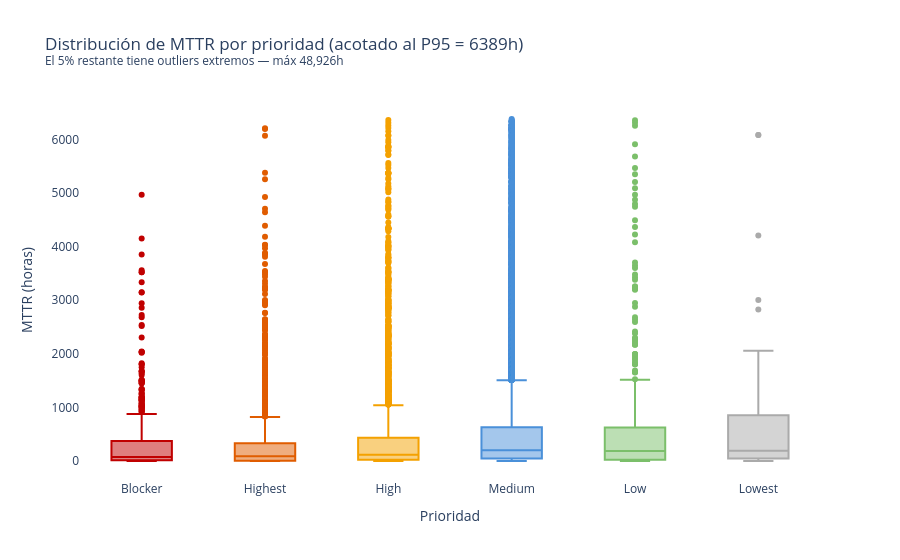

The cell this chart's notebook holds for it:
### Code cell
# Visualización 2: Boxplot interactivo — distribución completa de MTTR
# Acotado al P95 (6,389h) para que el rango sea visualmente útil
# Los outliers extremos distorsionan la escala sin agregar información analítica

p95 = df['mttr_horas'].quantile(0.95)
df_box = df[df['mttr_horas'].between(0, p95)].copy()

fig = px.box(
    df_box, x='issue_priority', y='mttr_horas',
    category_orders={'issue_priority': ORDEN},
    color='issue_priority', color_discrete_map=COLORES,
    title=f'Distribución de MTTR por prioridad (acotado al P95 = {p95:.0f}h)<br><sup>El 5% restante tiene outliers extremos — máx 48,926h</sup>',
    labels={'mttr_horas': 'MTTR (horas)', 'issue_priority': 'Prioridad'}
)
fig.update_layout(showlegend=False, plot_bgcolor='white')
fig.show()

### Figure 1 — Plotly figure (JSON) as saved in the notebook; plotly's stock layout.template omitted (floating-point values rounded to 4 significant figures; data arrays with more than 128 entries replaced by an {"elided": "..."} marker saying what was removed)
{"data": [{"alignmentgroup": "True", "hovertemplate": "Prioridad=%{x}<br>MTTR (horas)=%{y}<extra></extra>", "legendgroup": "Blocker", "marker": {"color": "#C00000"}, "name": "Blocker", "notched": false, "offsetgroup": "Blocker", "orientation": "v", "showlegend": true, "type": "box", "x": {"elided": "613 str values"}, "x0": " ", "xaxis": "x", "y": {"elided": "613 float values"}, "y0": " ", "yaxis": "y"}, {"alignmentgroup": "True", "hovertemplate": "Prioridad=%{x}<br>MTTR (horas)=%{y}<extra></extra>", "legendgroup": "Highest", "marker": {"color": "#E05C00"}, "name": "Highest", "notched": false, "offsetgroup": "Highest", "orientation": "v", "showlegend": true, "type": "box", "x": {"elided": "1996 str values"}, "x0": " ", "xaxis": "x", "y": {"elided": "1996 float values"}, "y0": " ", "yaxis": "y"}, {"alignmentgroup": "True", "hovertemplate": "Prioridad=%{x}<br>MTTR (horas)=%{y}<extra></extra>", "legendgroup": "High", "marker": {"color": "#F4A100"}, "name": "High", "notched": false, "offsetgroup": "High", "orientation": "v", "showlegend": true, "type": "box", "x": {"elided": "4324 str values"}, "x0": " ", "xaxis": "x", "y": {"elided": "4324 float values"}, "y0": " ", "yaxis": "y"}, {"alignmentgroup": "True", "hovertemplate": "Prioridad=%{x}<br>MTTR (horas)=%{y}<extra></extra>", "legendgroup": "Medium", "marker": {"color": "#4A90D9"}, "name": "Medium", "notched": false, "offsetgroup": "Medium", "orientation": "v", "showlegend": true, "type": "box", "x": {"elided": "22787 str values"}, "x0": " ", "xaxis": "x", "y": {"elided": "22787 float values"}, "y0": " ", "yaxis": "y"}, {"alignmentgroup": "True", "hovertemplate": "Prioridad=%{x}<br>MTTR (horas)=%{y}<extra></extra>", "legendgroup": "Low", "marker": {"color": "#7BBF6A"}, "name": "Low", "notched": false, "offsetgroup": "Low", "orientation": "v", "showlegend": true, "type": "box", "x": {"elided": "479 str values"}, "x0": " ", "xaxis": "x", "y": {"elided": "479 float values"}, "y0": " ", "yaxis": "y"}, {"alignmentgroup": "True", "hovertemplate": "Prioridad=%{x}<br>MTTR (horas)=%{y}<extra></extra>", "legendgroup": "Lowest", "marker": {"color": "#AAAAAA"}, "name": "Lowest", "notched": false, "offsetgroup": "Lowest", "orientation": "v", "showlegend": true, "type": "box", "x": ["Lowest", "Lowest", "Lowest", "Lowest", "Lowest", "Lowest", "Lowest", "Lowest", "Lowest", "Lowest", "Lowest", "Lowest", "Lowest", "Lowest", "Lowest", "Lowest", "Lowest", "Lowest", "Lowest", "Lowest", "Lowest", "Lowest", "Lowest", "Lowest", "Lowest", "Lowest", "Lowest", "Lowest", "Lowest", "Lowest", "Lowest", "Lowest", "Lowest", "Lowest", "Lowest", "Lowest", "Lowest", "Lowest", "Lowest", "Lowest", "Lowest", "Lowest", "Lowest", "Lowest", "Lowest", "Lowest", "Lowest", "Lowest", "Lowest", "Lowest", "Lowest", "Lowest", "Lowest", "Lowest", "Lowest", "Lowest", "Lowest", "Lowest", "Lowest", "Lowest", "Lowest", "Lowest", "Lowest", "Lowest", "Lowest", "Lowest", "Lowest", "Lowest", "Lowest", "Lowest", "Lowest", "Lowest", "Lowest", "Lowest", "Lowest", "Lowest", "Lowest", "Lowest", "Lowest", "Lowest"], "x0": " ", "xaxis": "x", "y": [104.3, 489.9, 230.0, 192.1, 30.46, 918.8, 0.02361, 24.09, 675.6, 918.8, 16.97, 2058.0, 192.2, 918.7, 2.082, 143.4, 2.374, 2828.0, 4207.0, 76.17, 26.28, 1.199, 0.06972, 95.92, 26.6, 0.7142, 265.2, 74.93, 89.14, 337.1, 1032.0, 1126.0, 626.3, 1342.0, 494.5, 3004.0, 144.1, 48.18, 68.54, 425.8, 0.5353, 78.64, 134.8, 494.5, 170.7, 1087.0, 334.6, 896.0, 160.3, 369.0, 50.79, 165.8, 50.87, 583.7, 886.7, 1158.0, 966.0, 1.236, 6084.0, 6084.0, 0.155, 73.06, 167.8, 269.9, 167.3, 1169.0, 1854.0, 22.9, 237.0, 1.984, 695.4, 428.0, 0.02444, 820.5, 1525.0, 25.18, 47.89, 21.63, 333.6, 333.4], "y0": " ", "yaxis": "y"}], "layout": {"boxmode": "overlay", "legend": {"title": {"text": "Prioridad"}, "tracegroupgap": 0}, "plot_bgcolor": "white", "showlegend": false, "title": {"text": "Distribución de MTTR por prioridad (acotado al P95 = 6389h)<br><sup>El 5% restante tiene outliers extremos — máx 48,926h</sup>"}, "xaxis": {"anchor": "y", "categoryarray": ["Blocker", "Highest", "High", "Medium", "Low", "Lowest"], "categoryorder": "array", "domain": [0, 1], "title": {"text": "Prioridad"}}, "yaxis": {"anchor": "x", "domain": [0, 1], "title": {"text": "MTTR (horas)"}}}}
